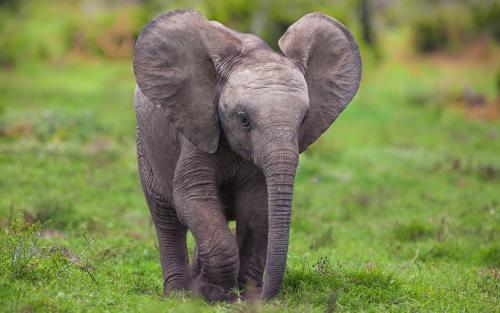
#> input picture _4.python/__code/大數據淘金術：Python機器學習高手實彈演練/elephant.jpg, 500 x 313 px, found by its file name
$ python opencv34_histogram.py
#> lines starting #> are read from the running program, lines starting #| are printed output that depends on the picture
### _4.python/opencv/opencv_common.py
# OpenCV 共同
# from opencv_common import *

import cv2

print("------------------------------------------------------------")  # 60個

# 共同
import os
import sys
import time
import math
import random
import numpy as np
import pandas as pd
import matplotlib.pyplot as plt

# import seaborn as sns  # 海生, 自動把圖畫得比較好看

font_filename = "D:/_git/vcs/_1.data/______test_files1/_font/msch.ttf"
# 設定中文字型及負號正確顯示
# 設定中文字型檔
plt.rcParams["font.sans-serif"] = "Microsoft JhengHei"  # 將字體換成 Microsoft JhengHei
# 設定負號
plt.rcParams["axes.unicode_minus"] = False  # 讓負號可正常顯示
plt.rcParams["font.size"] = 12  # 設定字型大小


def show():
    # pass
    plt.tight_layout()  # 緊密排列，並填滿原圖大小
    plt.show()


# [5 lines left out: function cvshow, not called in this run]


print("------------------------------------------------------------")  # 60個

from PIL import Image
from PIL import ImageFont
from PIL import ImageDraw

print("------------------------------------------------------------")  # 60個

ESC = 27
SPACE = 32
ENTER = 13
width, height = 640, 480  # 影像寬, 影像高
maxval = 255  # 定義像素最大值, 閾值

print("------------------------------------------------------------")  # 60個

filename1 = "D:/_git/vcs/_1.data/______test_files1/picture1.jpg"
filename2 = "D:/_git/vcs/_1.data/______test_files1/elephant.jpg"
filename3 = "D:/_git/vcs/_4.python/opencv/data/lena_color.jpg"
filename4a = "D:/_git/vcs/_4.python/opencv/data/ims_640X480.bmp"
filename4b = "D:/_git/vcs/_4.python/opencv/data/ims_320X240.jpg"
filename_rgb = "D:/_git/vcs/_4.python/opencv/data/rgb512.bmp"

filename_lena_color = "D:/_git/vcs/_4.python/opencv/data/lena_color.jpg"
filename_lena_gray = "D:/_git/vcs/_4.python/opencv/data/lena_gray.bmp"
filename_barbara = "D:/_git/vcs/_4.python/opencv/data/barbara.bmp"
filename_gray = "D:/_git/vcs/_4.python/opencv/data/threshold/gray_scale.jpg"

filename_star_white = "D:/_git/vcs/_4.python/opencv/data/_shape/star_white.bmp"
filename_star_blue = "D:/_git/vcs/_4.python/opencv/data/_shape/star_blue.bmp"
filename_star_silver = "D:/_git/vcs/_4.python/opencv/data/_shape/star_silver.bmp"

video_filename = "D:/_git/vcs/_4.python/opencv/data/_video/spiderman.mp4"

print("------------------------------------------------------------")  # 60個

# OpenCV_顏色共同
RED = (0, 0, 255)  # B G R
GREEN = (0, 255, 0)  # B G R
BLUE = (255, 0, 0)  # B G R
CYAN = (255, 255, 0)  # B G R
MAGENTA = (255, 0, 255)  # B G R
YELLOW = (0, 255, 255)  # B G R
BLACK = (0, 0, 0)  # B G R
WHITE = (255, 255, 255)  # B G R
GRAY = (128, 128, 128)  # B G R
MAROON = (0, 0, 128)  # 栗色, Maroon
OLIVE = (0, 128, 128)  # 橄欖綠, Olive
LIME = (0, 128, 0)  # 綠色, Green
TEAL = (128, 128, 0)  # 藍綠色, Teal
NAVY = (128, 0, 0)  # 藏青色, Navy
PURPLE = (128, 0, 128)  # 紫色, Purple
SILVER = (192, 192, 192)  # 銀色, Silver
colors = [
    RED,
    GREEN,
    BLUE,
    CYAN,
    MAGENTA,
    YELLOW,
    GRAY,
    MAROON,
    OLIVE,
    LIME,
    TEAL,
    NAVY,
    PURPLE,
    SILVER,
]  # 14個
NN = 14

# BGR
color = [
    (0, 0, 255),  # 紅色, Red
    (0, 255, 0),  # 草綠色, Lime
    (255, 0, 0),  # 藍色, Blue
    (0, 255, 255),  # 黃色, Yellow
    (255, 0, 255),  # 品紅色, Fuchsia Magenta
    (255, 255, 0),  # 青色或水色, Cyan / Aqua
    (0, 0, 0),  # 黑色, Black
    (255, 255, 255),  # 白色, White
    (0, 0, 128),  # 栗色, Maroon
    (0, 128, 128),  # 橄欖綠, Olive
    (0, 128, 0),  # 綠色, Green
    (128, 128, 0),  # 藍綠色, Teal
    (128, 0, 0),  # 藏青色, Navy
    (128, 0, 128),  # 紫色, Purple
    (192, 192, 192),  # 銀色, Silver
    (128, 128, 128),  # 灰色, Gray
]

print("------------------------------------------------------------")  # 60個


# [10 lines left out: function drawText, not called in this run]


print("------------------------------------------------------------")  # 60個

### _4.python/opencv/opencv34_histogram.py
"""
影像分析工具 - 影像直方圖
cv2.calcHist()
cv2.equalizeHist()  # 直方圖均衡化處理, 只能處理灰階圖

用直方圖分析一張圖片的顏色組成

hist = cv2.calcHist(image, channels, mask, histSize, ranges, accumulate) 函數統計直方圖
參數都要加［］括起來
image：原圖像
channels：如果輸入的圖像是灰度圖，它的值就是[0]，
如果是彩色圖像，傳入的參數可以是[0]、[1]、[2],分布對應著b,g,r。
mask：掩膜圖像。要統計整幅圖像的直方圖就把這個參數設為None，
如果要統計掩膜部分的圖像的直方圖，就需要這個參數。
histSize：bins的個數,就是分多少個組距。例如[256]或者[16]，都要用方括號括起來。
ranges：像素值範圍，通常為[0, 256]
accumulate：累計(累積、疊加)標識，默認值是False。
這個函數返回的對象hist是一個一維數組，數組內的元素是各個灰度級的像素個數。

https://blog.gtwang.org/programming/python-opencv-matplotlib-plot-histogram-tutorial/
https://docs.opencv.org/3.1.0/d1/db7/tutorial_py_histogram_begins.html

plt.hist(image,ravel(), hitsizes, ranges, color)

img.ravel() 將原圖像的array數組轉成一維的數組
hitsizes 為直方圖的灰度級數
ranges 為灰度範圍[0,255]

plt.hist(image.ravel(), num_bins, [0, 256], log = True)
這邊使用到 matplotlib.pyplot 的 hist，它接受一組資料，計算清單中各值出現的次數，上面的範例
透過 NumPy 陣列的 ravel 方法，取得圖片攤平後的資料（只是個 NumPy 視圖）
，hist 的第二個參數指定要切出幾個直條，
第三個參數指定要計算的值範圍，log 指定了是否 y 軸是否使用對數結果顯示。

OpenCV 本身也有計算直方圖資料的函式 cv2.calcHist，而且是專門針對圖片進行計算，它的參數有：

    images：一組要分析的圖片。
    channels：要分析的頻道，若是灰階圖片就指定 [0]，
    若是彩色圖片，可分別使用 [0]、[1]、[2] 指定 BGR 頻道。
    mask：圖片遮罩，預設為 None。
    histSize：各頻道要切分出幾個直條。
    ranges：要計算的像素值範圍，通常都是設為 [0, 256]。

計算出來的資料，可以直接透過 matplotlib.pyplot 的 plot 繪製折線圖，或者是透過 bar 繪製直條圖。

image0 原圖 彩圖
image1 灰階
image2 遮罩過後
"""

from opencv_common import *

# 測試圖片
filename = "D:/_git/vcs/_4.python/_data/eq1.bmp"
filename = "data/pic_brightness1.bmp"
filename = "data/pic_brightness2.bmp"
filename = "data/pic_brightness3.bmp"
filename = "data/pic_calcHist.jpg"
filename = "D:/_git/vcs/_4.python/opencv/data/pic_gray_400X400_100-200.png"
filename4a = "D:/_git/vcs/_4.python/opencv/data/ims_640X480.bmp"
filename4b = "D:/_git/vcs/_4.python/opencv/data/ims_320X240.jpg"

num_bins = 256  # 直方圖顯示時的束數

print("------------------------------------------------------------")  # 60個
print("------------------------------------------------------------")  # 60個

# 均衡化處理

image = cv2.imread(filename2, cv2.IMREAD_GRAYSCALE)  # 灰階讀取
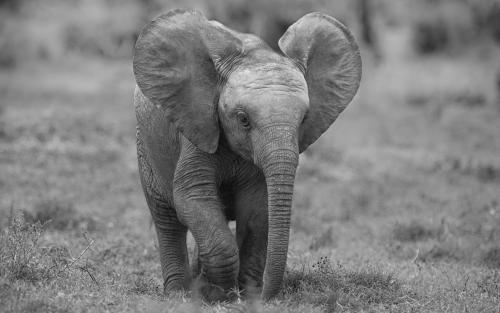
#> image: shape (313, 500); min 6, max 233, mean 124.6

plt.figure(figsize=(10, 8))
plt.subplot(221)
plt.imshow(image, "gray")  # 灰階顯示第1張圖
plt.title("原圖灰階")

plt.subplot(222)
plt.hist(image.ravel(), num_bins)  # 降維再繪製直方圖
plt.title("原圖灰階直方圖")

plt.subplot(223)
dst = cv2.equalizeHist(image)  # 直方圖均衡化處理, 只能處理灰階圖
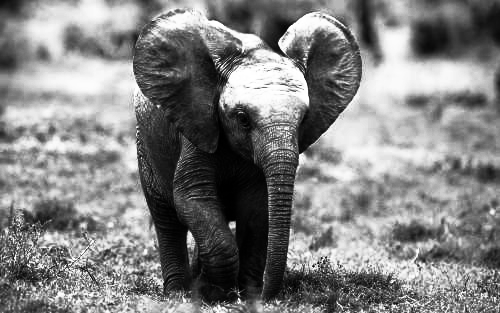
#> dst: shape (313, 500); min 0, max 255, mean 128.7
plt.imshow(dst, "gray")

plt.subplot(224)
plt.hist(dst.ravel(), 256)  # 降維再繪製直方圖

show()
#> in show, `plt.show()`:
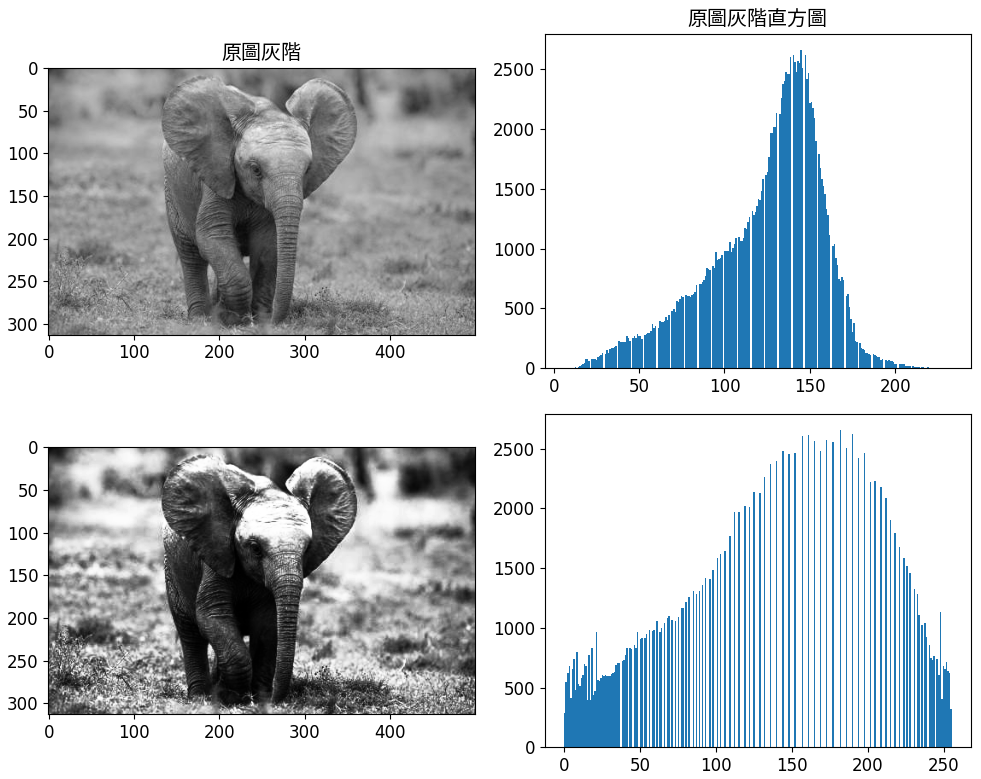
#> figure drawn by matplotlib, 4 panels; panel 2: tallest bar 2661 high, from x = 144.3 to 145.2; panel 4: tallest bar 2661 high, from x = 181.3 to 182.3

print("------------------------------------------------------------")  # 60個
print("------------------------------------------------------------")  # 60個

filename_eq1 = "D:/_git/vcs/_4.python/_data/eq1.bmp"  # 560X400

print("測試 01 ravel() 的用法")
print("一張彩圖的RGB與灰度的統計資料1")
print("直接把影像的 灰階值 或 RGB值 用直方圖統計出來")
print("原圖的直方圖 RGB值 3通道分開畫")

image0 = cv2.imread(filename_eq1)  # 彩色讀取
image1 = cv2.imread(filename_eq1, cv2.IMREAD_GRAYSCALE)  # 灰階讀取

plt.figure(figsize=(10, 8))
plt.subplot(221)
#> (the run stopped early here; a loop or call above may not have finished)
